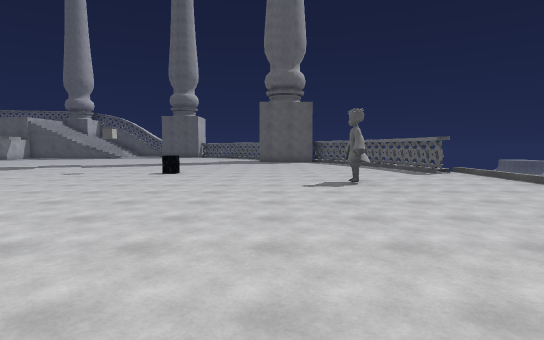
[1] (above)

22 first-person views from a walk through a scene from a Unity 3-D project. The camera is 1.5 m above the floor, tilts 4° down and sees 80° across. The floor is counted in squares, 2 m on a side. Each view is taken from the middle of a square. On the plan, view 1 faces up. The plan holds only what a view shows up to about 11 squares ahead; the rest is blank. The place goes on beyond the plan. The player is left out. Some surface patterns are stand-ins.

[2]
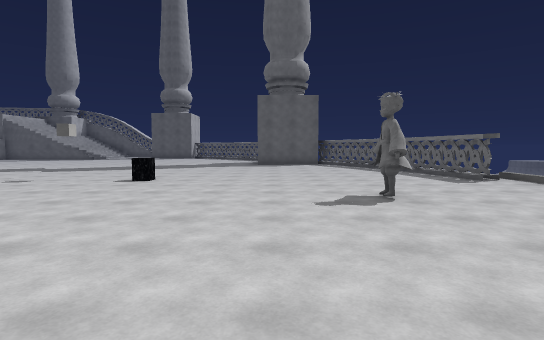

[3]
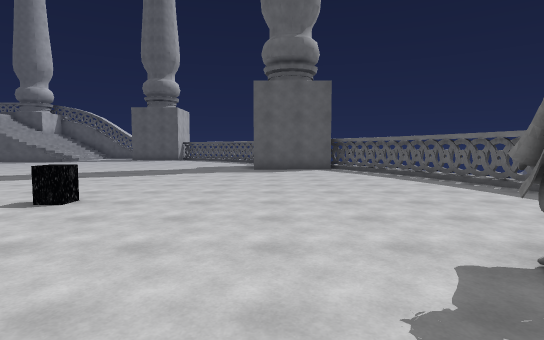

[4]
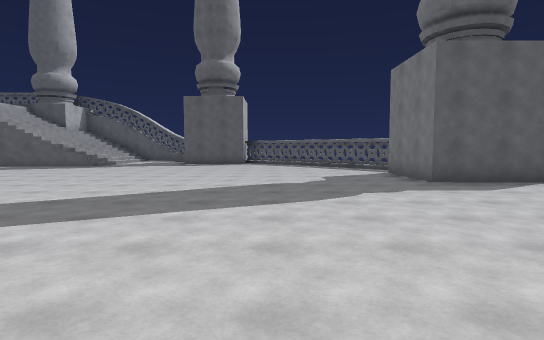

[5]
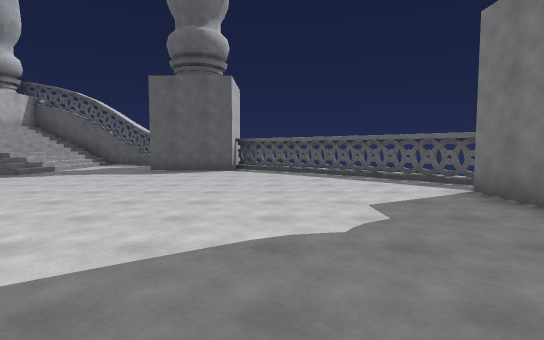

[6]
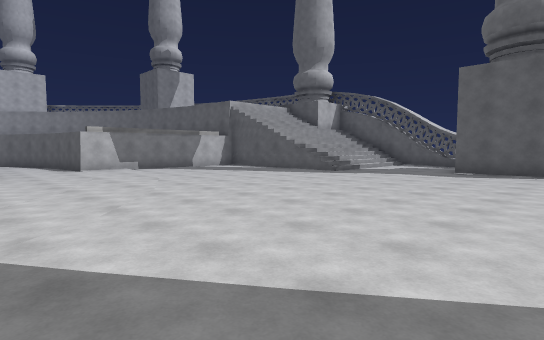

[7]
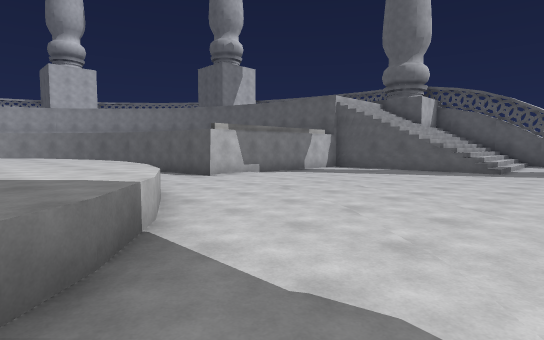

[8]
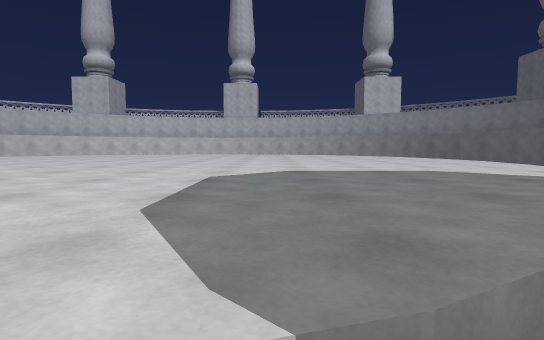

[9]
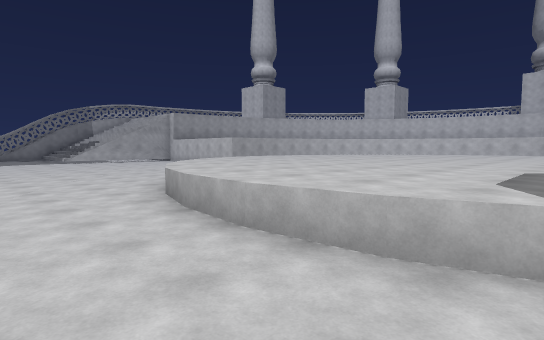

[10]
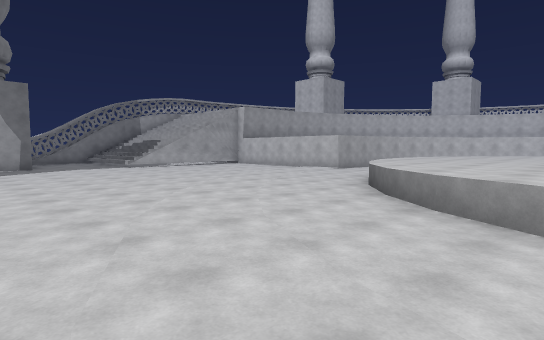

[11]
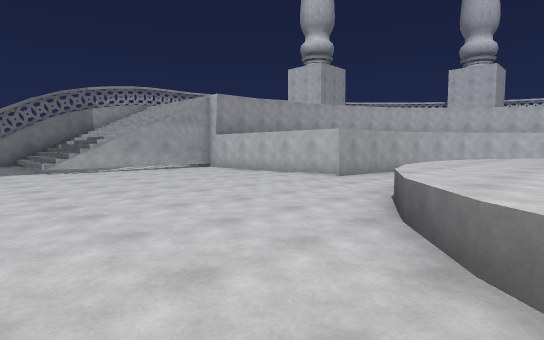

[12]
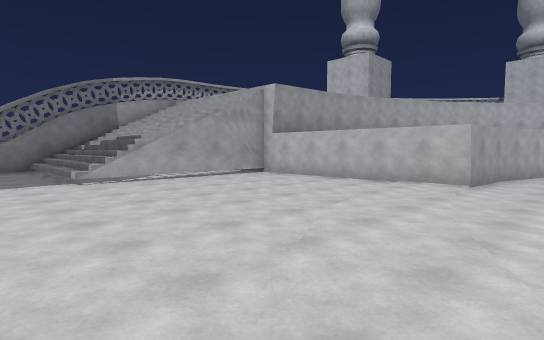

[13]
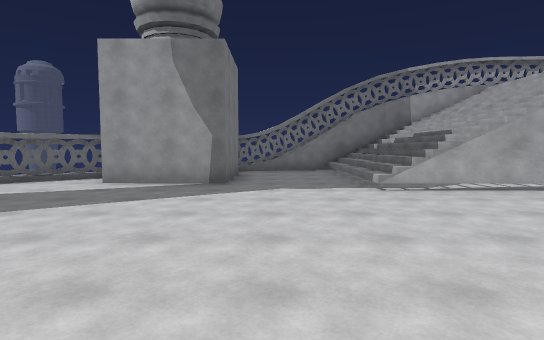

[14]
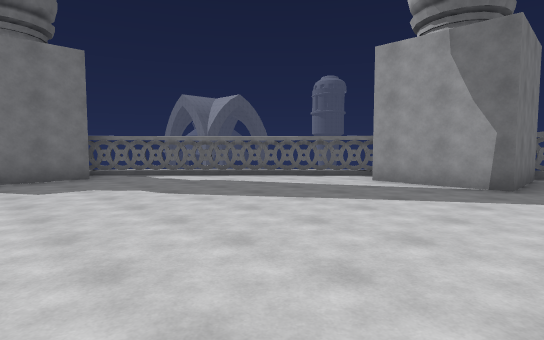

[15]
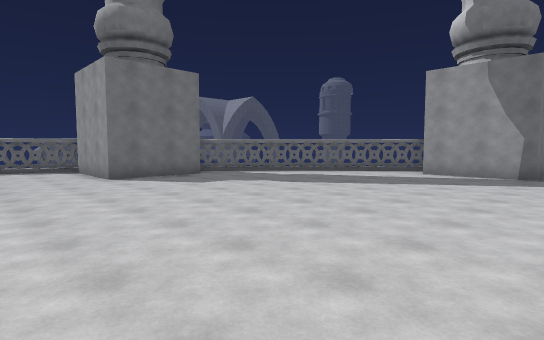

[16]
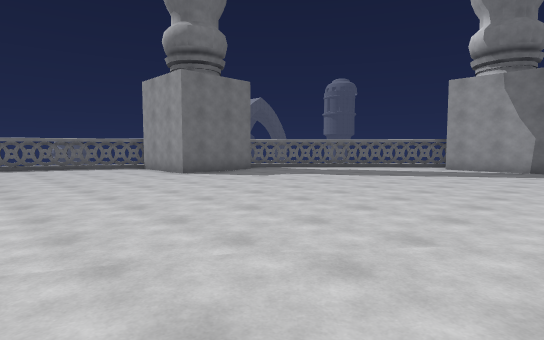

[17]
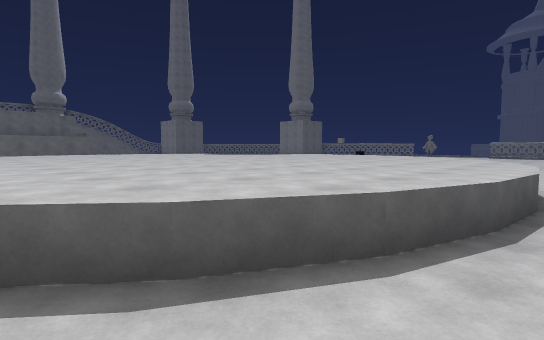

[18]
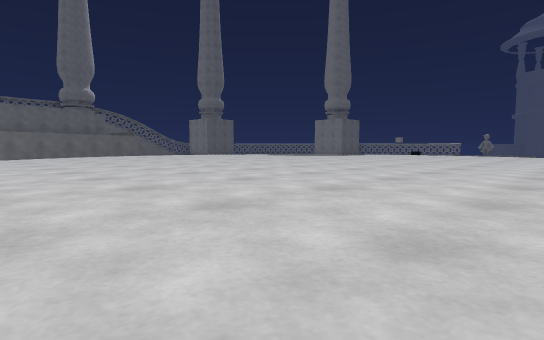

[19]
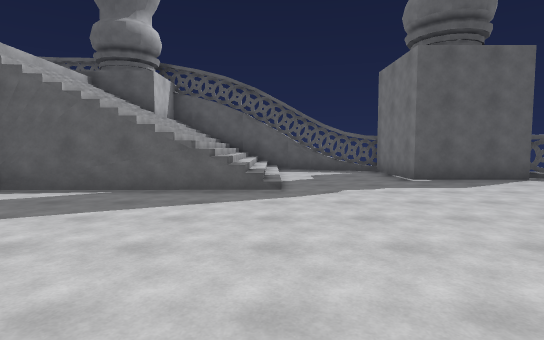

[20]
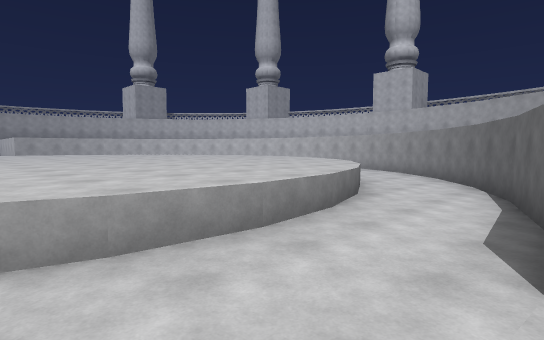

[21]
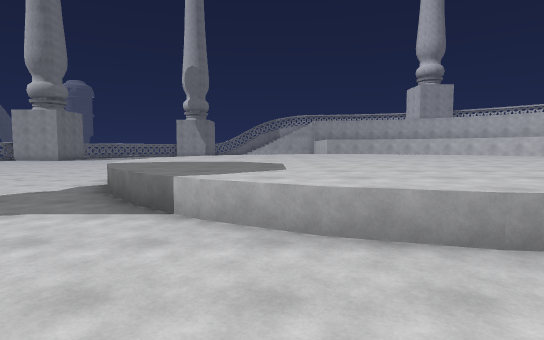

[22]
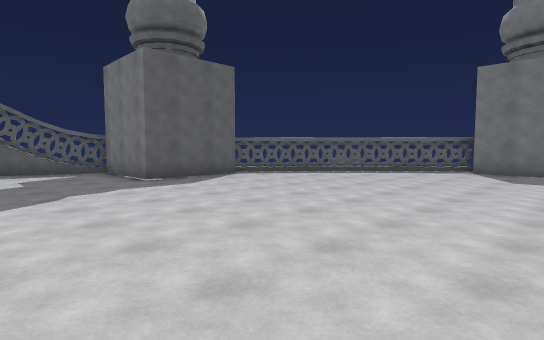

### Floor plan
Key: @ floor where view 1 was taken; # wall or solid block; x gap in a wall; . floor; / step, stairs or slope; ^ raised ledge; O other object.
Columns run from 22 left of view 1 to 5 right of it. Each row starts with its distance up from view 1.
 26       ##////..#
 25       //////..#
 24       //////..######
 23       //////.......##
 22       //////........##
 21       #..............##
 20       #...............#
 19       #................x
 18       #...............#
 17       #...............#
 16   #####...............####
 15 ###......................#
 14 #.........................#
 13 ...^^^^^^^................#
 12 .^^^^^^^^^^...............##
 11 .^^^^^^^^^^^...............#
 10 ^^^^^^^^^^^^^..............#
  9  ^^^^^^^^^^^^......O.......#
  8  ^^^^^^^^^^^^^..............
  7 ^^^^^^^^^^^^^^..........#...
  6 ^^^^^^^^^^^^^^..............
  5 ^^^^^^^^^^^^^..............
  4 ^^^^^^^^^^^^^.... .........
  3 ^^^^^^^^^^^^^....  .......
  2 .^^^^^^^^^^^.............
  1  .^^^^^^^^^...............#
  0  ..^^^^^^.............@...#
 -1 #.........................#
 -2  ##......................##
 -3   #####...............####
 -4       #...............#
 -5       #...............#
 -6       #...............#
 -7       #...............#
 -8       #..............##
 -9       //////........##
-10       //////..###.###
-11       //////..# ###
-12       //////..#
-13       //////.##
-14     ##########

Positions as (right, up) in squares from view 1, and headings:
1: (0, 0), facing up
2: (0, 2), facing up
3: (0, 5), facing up
4: (-4, 9), facing up
5: (-4, 13), facing up
6: (-5, 13), facing up-left
7: (-9, 11), facing up-left
8: (-9, 9), facing left
9: (-7, 9), facing down-left
10: (-6, 4), facing down-left
11: (-9, 2), facing down-left
12: (-9, -1), facing down-left
13: (-9, -3), facing down
14: (-9, -3), facing down-right
15: (-9, 0), facing down-right
16: (-9, 2), facing down-right
17: (-21, -1), facing up-right
18: (-22, 2), facing up-right
19: (-11, 16), facing up
20: (-14, 16), facing down-left
21: (-13, 16), facing down
22: (-11, 16), facing up-right
